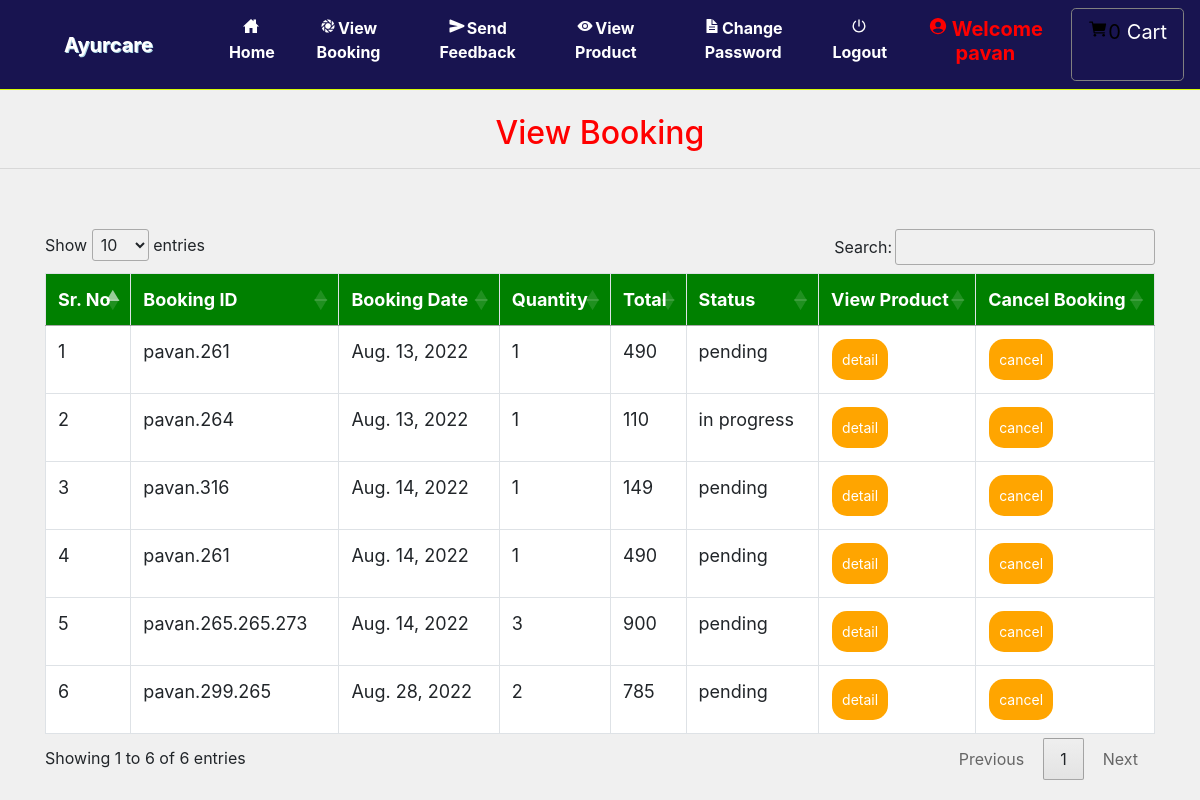
Page /view_booking (signed in) on the committed database.
### ayurcare/models.py (models this page shows, shortened)
class Booking(models.Model):
    status = models.ForeignKey(Status, on_delete=models.CASCADE, null=True)
    profile = models.ForeignKey(Profile, on_delete=models.CASCADE, null=True)
    booking_id = models.CharField(max_length=200,null=True)
    quantity = models.CharField(max_length=100,null=True)
    book_date = models.CharField(max_length=30, null=True)
    total = models.IntegerField(null=True)

class Status(models.Model):
    name = models.CharField(max_length=20, null=True)

### ayurcare/views.py (the view)
# urls.py: path('view_booking', View_Booking, name='view_booking'),
def View_Booking(request):
    if not request.user.is_authenticated:
        return redirect('login')
    user = User.objects.get(id=request.user.id)
    profile = Profile.objects.get(user=user)
    cart = Cart.objects.filter(profile=profile)
    book = Booking.objects.filter(profile=profile)
    num1=0
    for i in cart:
        num1 += 1
    d = {'book': book,'num1':num1}
    return render(request, 'view_booking.html', d)

### ayurcare/templates/view_booking.html (shortened to what this page needs)
{% extends 'navigation.html' %}
{% block body %}
<center><h2 style="color:red;margin-top:2%">View Booking</h2></center><hr>
 <div class="container">
<table class="table table-bordered" id="myTable">
  <thead>
  <tr>
    <th>Sr. No</th>
    <th>Booking ID</th>
    <th>Booking Date</th>
      <th>Quantity</th>
      <th>Total</th>
      <th>Status</th>
    <th>View Product</th>
    <th>Cancel Booking</th>
  </tr>
  </thead>
   <tbody>
{% for i in book %}
  <tr>
      <td>{{forloop.counter}}</td>
    <td>{{i.booking_id}}</td>
    <td>{{i.book_date}}</td>
      <td>{{i.quantity}}</td>
      <td>{{i.total}}</td>
      <td>{{i.status.name}}</td>
      <td><a href="{% url 'booking_detail' i.booking_id i.id %}"><button class="button button1">detail</button></a></td>
      <td><a href="{% url 'delete_booking' i.booking_id i.id %}" onclick="return confirm('Are you sure?')"><button class="button button1" id="#delete">cancel</button></a></td>
  </tr>
   {% endfor %}
    </tbody>
</table>
 </div>
{% endblock %}

### ayurcare/templates/navigation.html (shortened to what this page needs)
<!DOCTYPE html>
<html lang="en">
<head>
    {% load static %}
     <link rel="stylesheet" href="https://maxcdn.bootstrapcdn.com/bootstrap/4.0.0/css/bootstrap.min.css">
  <link rel = stylesheet href = "//cdn.datatables.net/1.10.19/css/jquery.dataTables.min.css">
<link rel="stylesheet" href="https://cdnjs.cloudflare.com/ajax/libs/font-awesome/4.7.0/css/font-awesome.min.css">
</head>
<body style="background-color:rgb(240, 240, 240)">
<nav class="navbar navbar-expand-sm" style = "background-color : #181450 ; border-bottom:1px solid #d7fc06">
  <a class="navbar-brand pl-5" href="#" style="color:white ; font-weight : bold">Ayurcare</a>
<div class="collapse navbar-collapse" id="collapsibleNavbar">
  <ul class="navbar-nav pl-5 text-center">
    {% if request.user.username %}
    {% if not request.user.is_staff %}
    <li class="nav-item">
      <a class="nav-link" href="{% url 'home' %}" style="color:white"><ion-icon style="margin-right:2px" name="home-sharp"></ion-icon>Home</a>
    </li>
    <li class="nav-item">
      <a class="nav-link" href="{% url 'view_booking' %}" style="color:white"><ion-icon style="margin-right:2px" name="aperture"></ion-icon>View Booking</a>
    </li>
    <li class="nav-item">
      <a class="nav-link" href="{% url 'send_feedback' request.user.id %}" style="color:white"><ion-icon style="margin-right:2px" name="send"></ion-icon>Send Feedback</a>
    </li>
    <li class="nav-item">
      <a class="nav-link" href="{% url 'view_product' 0 %}" style="color:white"><ion-icon style="margin-right:2px" name="eye"></ion-icon>View Product</a>
    </li>
    <li class="nav-item">
      <a class="nav-link" href="{% url 'change_password' %}" style="color:white"><ion-icon style="margin-right:2px" name="document-text-sharp"></ion-icon>Change Password</a>
    </li>
    {% endif %}
    {% endif %}
    {% if request.user.is_authenticated %}
    <a class="nav-link" href="{% url 'logout' %}" style="color:white"><ion-icon style="margin-right:2px" name="power-sharp"></ion-icon>Logout</a>
    {% if not request.user.is_staff %}
    <li class="nav-item">
      <a href="{% url 'profile' %}"><h5 class="nav-link" style="color:red"><ion-icon style="margin-right:4px;color:#FF0000" name="person-circle-sharp"></ion-icon>Welcome {{request.user.username}}</h5>
      </a></li>
    {% else %}
    <li class="nav-item">
      <h5  class="nav-link" style="color:#91DE00"><ion-icon style="margin-right:4px;color:#91DE00" name="person-circle-sharp"></ion-icon>Welcome {{request.user.username}}</h5>
    </li>
    {% endif %}
    {% endif %}
    {% if not request.user.is_staff %}
    {% if request.user.username %}
      <a href="{% url 'cart' %}" style="border:1px solid gray" class="btn btn-default btn-lg text-dark text-capitalize">
        <ion-icon style="color:black;margin-top:2%" name="cart"></ion-icon><span style="color:black">{{num1}}</span><span style="margin-left:6px;margin-top:2%;color:white">Cart</span></a></center>
{% endif %}
    {% endif %}
    </ul>
</div>
</nav>
{% block body %}
{% endblock %}
</body></html>

### ayurcare/templates/navigation.html (style rules this page uses)
* { box-sizing: border-box; }
#myTable { border-collapse: collapse; width: 100%; border: 1px solid #ddd; font-size: 18px; }
#myTable th { text-align: left; padding: 12px; background-color: green; color: white; }
#myTable td { text-align: left; padding: 12px; background-color: white; }
#myTable tr { border-bottom: 1px solid #ddd; }
.button { background-color: orange; border: none; color: white; padding: 10px; text-align: center; text-decoration: none; display: inline-block; font-size: 14px; margin: 1px 1px; cursor: pointer; }
.button1 { border-radius: 15px; }
.nav-link { font-weight:bold; }
.navbar-brand { text-shadow: 1px 1px lightblue; }

### rows in the picture
Booking: booking_id "pavan.261", book_date "Aug. 13, 2022", quantity "1", total "490", status.name "pending"
Booking: booking_id "pavan.264", book_date "Aug. 13, 2022", quantity "1", total "110", status.name "in progress"
Booking: booking_id "pavan.316", book_date "Aug. 14, 2022", quantity "1", total "149", status.name "pending"
Booking: booking_id "pavan.261", book_date "Aug. 14, 2022", quantity "1", total "490", status.name "pending"
Booking: booking_id "pavan.265.265.273", book_date "Aug. 14, 2022", quantity "3", total "900", status.name "pending"
Booking: booking_id "pavan.299.265", book_date "Aug. 28, 2022", quantity "2", total "785", status.name "pending"

### other values in the picture
{{ request.user.username }} "pavan"
{{ num1 }} "0"
